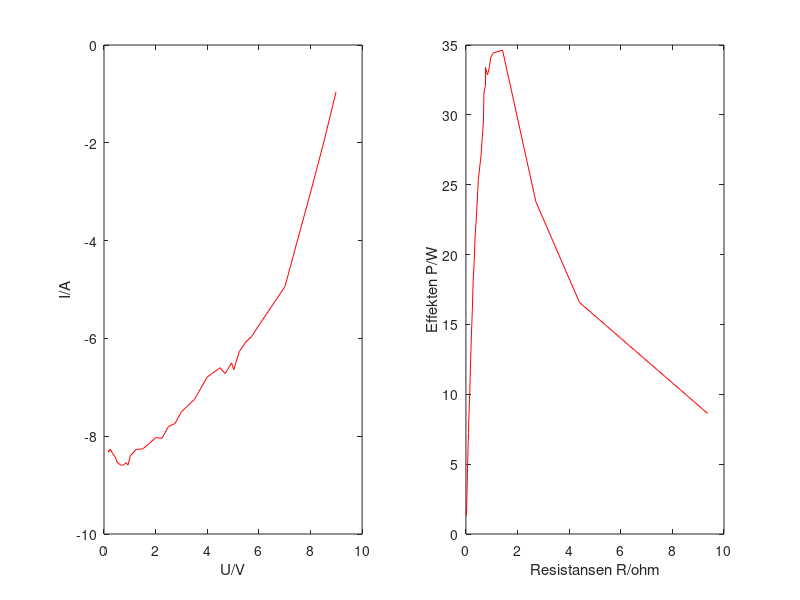

Source code (MATLAB):
V = [0.16 0.18 0.24 0.33 0.43 0.51 0.64 0.76 0.85 0.93 1.02 1.25 1.50 1.75 2.00 2.25 2.50 2.75 3.0 3.5 4.0 4.5 4.69 4.81 4.94 5.03 5.24 5.5 5.72 6.03 7.01 8.03 8.54 8.99];
I = -[8.29 8.329 8.26 8.35 8.42 8.53 8.59 8.59 8.54 8.59 8.40 8.27 8.26 8.15 8.03 8.04 7.80 7.74 7.5 7.25 6.79 6.60 6.72 6.62 6.50 6.64 6.27 6.07 5.96 5.71 4.94 2.96 1.94 0.96];
subplot(1,2,1)
plot(V, I, 'r');
xlabel('U/V');
ylabel('I/A');
% plottar effekten P som en funktion av resistansen
P = -I .* V;
R = -V ./ I;
subplot(1,2,2)
plot(R, P, 'r')
xlabel('Resistansen R/ohm')
ylabel('Effekten P/W')